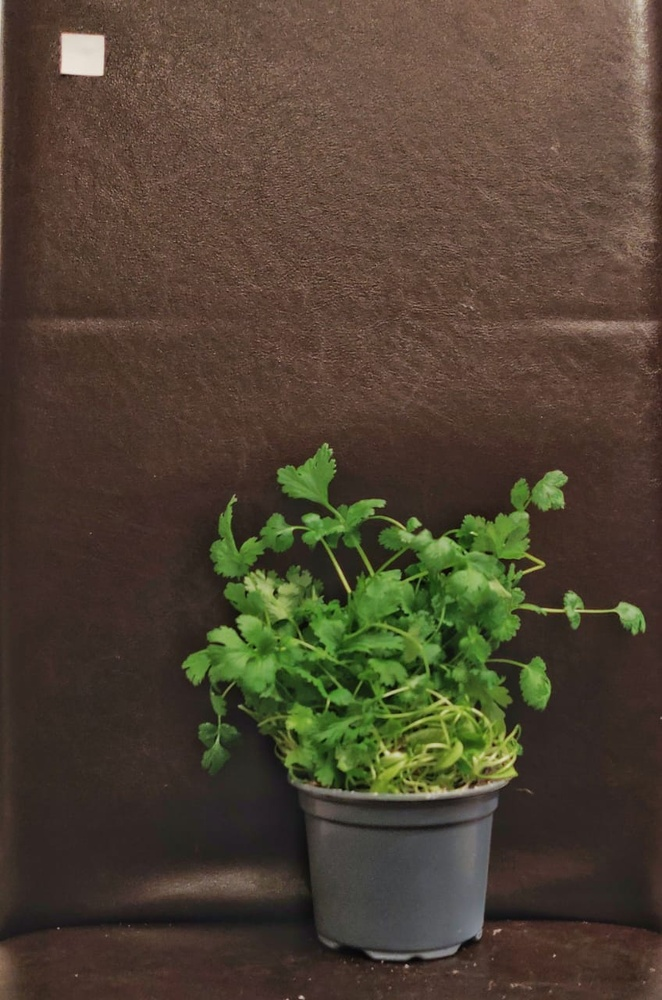
#> input picture plant-growth/images/shadow.jpeg, 662 x 1000 px, shrunk from 848 x 1280 before the run, found by its file name
$ jupyter execute --allow-errors Plant_size_measurement.ipynb
#> lines starting #> are read from the running program, lines starting #| are printed output that depends on the picture; after the words box and inside, x2 and y2 are one past the last pixel; in counts of white or black regions, pixels touching at a corner belong together
[cell 1]
from plantcv import plantcv as pcv
from scipy.spatial.distance import euclidean
from imutils import perspective
from imutils import contours
import numpy as np
import imutils
import cv2
from google.colab.patches import cv2_imshow

#> (a cell that did not finish here is left out)

#> (a cell that did not finish here is left out)

#> (a cell that did not finish here is left out)

#> (a cell that did not finish here is left out)

#> (a cell that did not finish here is left out)

#> (a cell that did not finish here is left out)

#> (a cell that did not finish here is left out)

#> (a cell that did not finish here is left out)

[cell 10]
# Function to show array of images (intermediate results)
# [5 lines left out: function show_images, not called in this run]

img_path = "shadow.jpeg"

# Read image and preprocess
image = cv2.imread(img_path)
#> image is the input picture: shape (1000, 662, 3); mean B, G, R 50.9, 66.8, 78.8

gray = cv2.cvtColor(image, cv2.COLOR_BGR2GRAY)
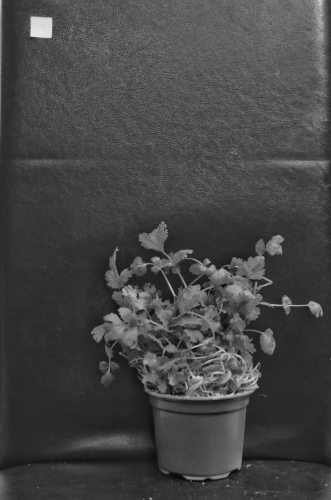
#> gray: shape (1000, 662) (shown at 1/2 size); min 3, max 231, mean 68.6
blur = cv2.GaussianBlur(gray, (9, 9), 0)

edged = cv2.Canny(blur, 50, 100)
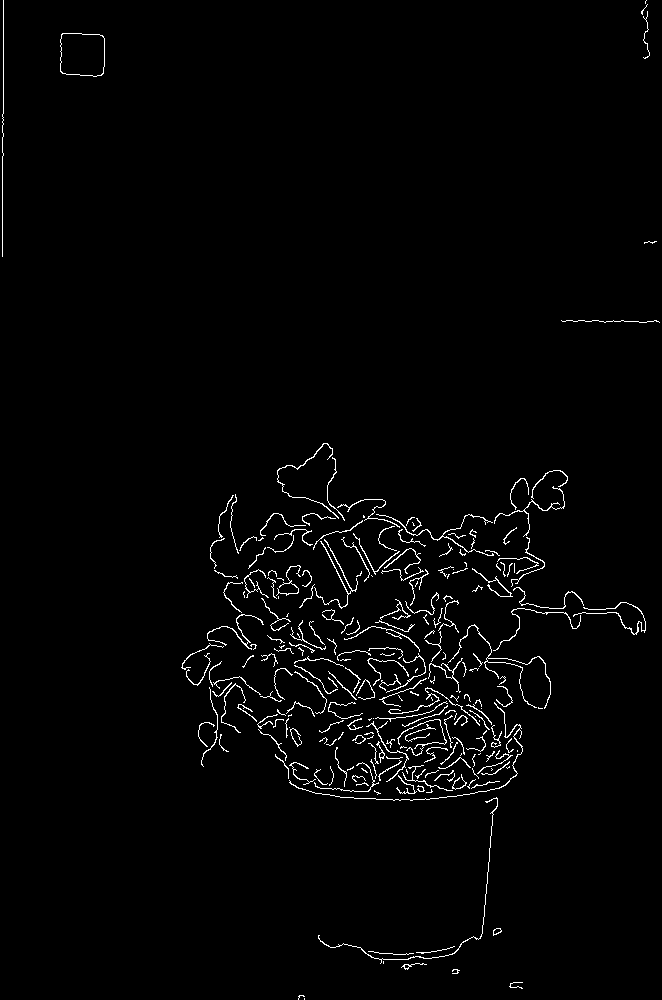
#> edged: shape (1000, 662); 1.8% white in thin lines or dots
edged = cv2.dilate(edged, None, iterations=1)
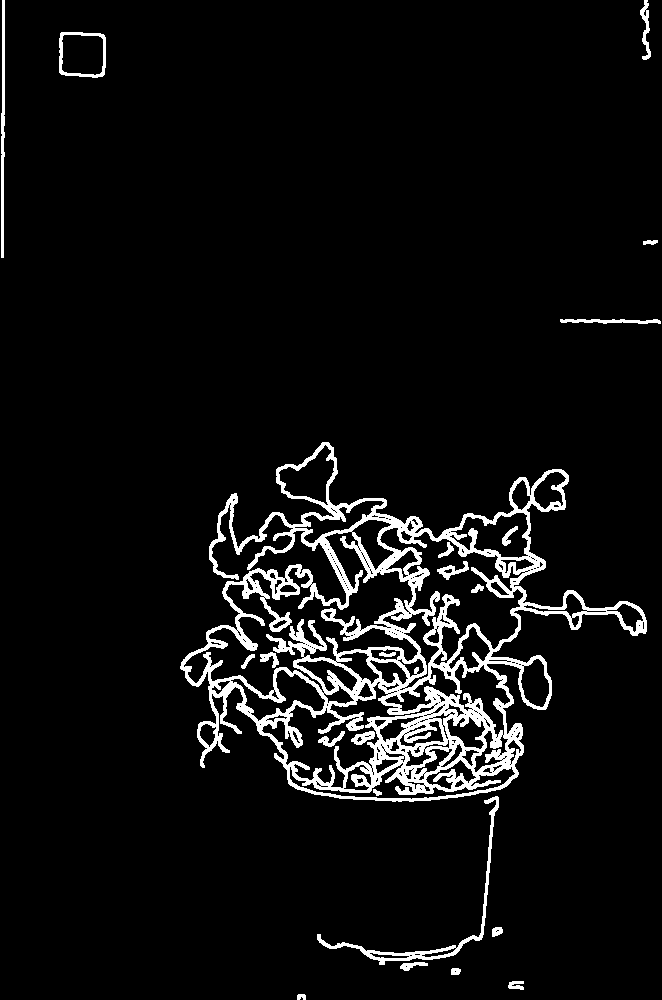
#> edged: shape (1000, 662); 6% white; 22 white regions, largest, box (x1, y1, x2, y2) and area: (180, 442, 647, 802) 34646, (317, 796, 499, 965) 1508, (1, 0, 5, 258) 794
edged = cv2.erode(edged, None, iterations=1)
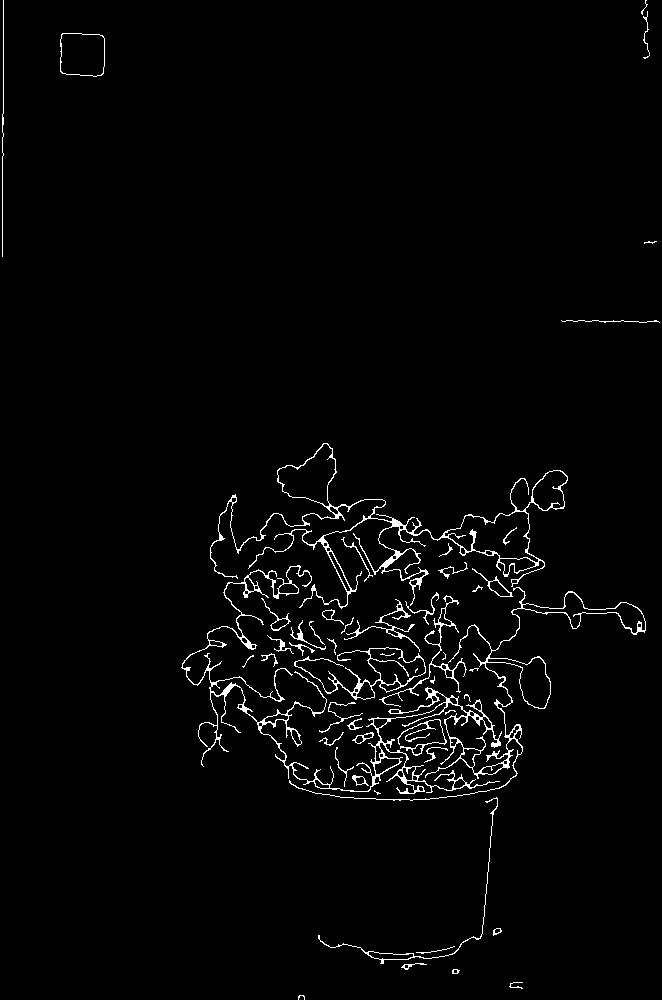
#> edged: shape (1000, 662); 2.2% white in thin lines or dots

#show_images([blur, edged])

# Find contours
cnts = cv2.findContours(edged.copy(), cv2.RETR_EXTERNAL, cv2.CHAIN_APPROX_SIMPLE)
#> cnts = 48 contours, 23 with area under 20; largest, box (x1, y1, x2, y2) and area: (210, 443, 568, 609) 7690, (181, 565, 646, 801) 6952, (294, 647, 426, 700) 1986, (60, 33, 105, 77) 1770, (379, 595, 467, 707) 359
cnts = imutils.grab_contours(cnts)

# Sort contours from left to right as leftmost contour is reference object
(cnts, _) = contours.sort_contours(cnts)

# Remove contours which are not large enough
cnts = [x for x in cnts if cv2.contourArea(x) > 100]
#> cnts = 11 contours; largest, box (x1, y1, x2, y2) and area: (210, 443, 568, 609) 7690, (181, 565, 646, 801) 6952, (294, 647, 426, 700) 1986, (60, 33, 105, 77) 1770, (379, 595, 467, 707) 359
#print(cnts[0])

#> (the rest of this cell did not finish here and is left out)

$ run again, with plant-growth/images/comb.jpeg copied over plant-growth/images/shadow.jpeg
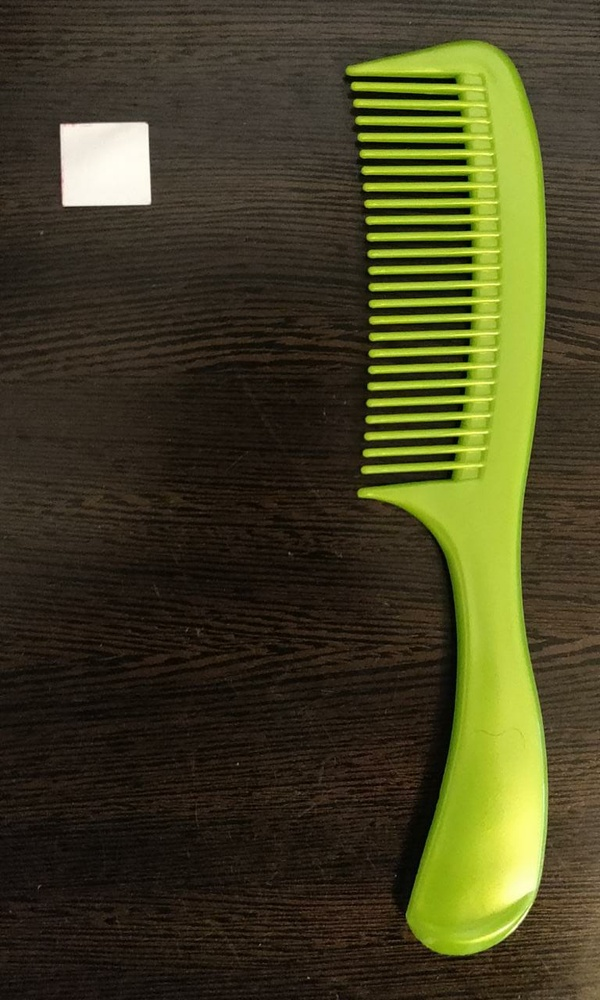
#> input picture plant-growth/images/comb.jpeg, 600 x 1000 px, shrunk from 768 x 1280 before the run, found by its file name
#> image is the input picture: shape (1000, 600, 3); mean B, G, R 33.8, 66, 68.5
#> `edged = cv2.Canny(blur, 50, 100)`:
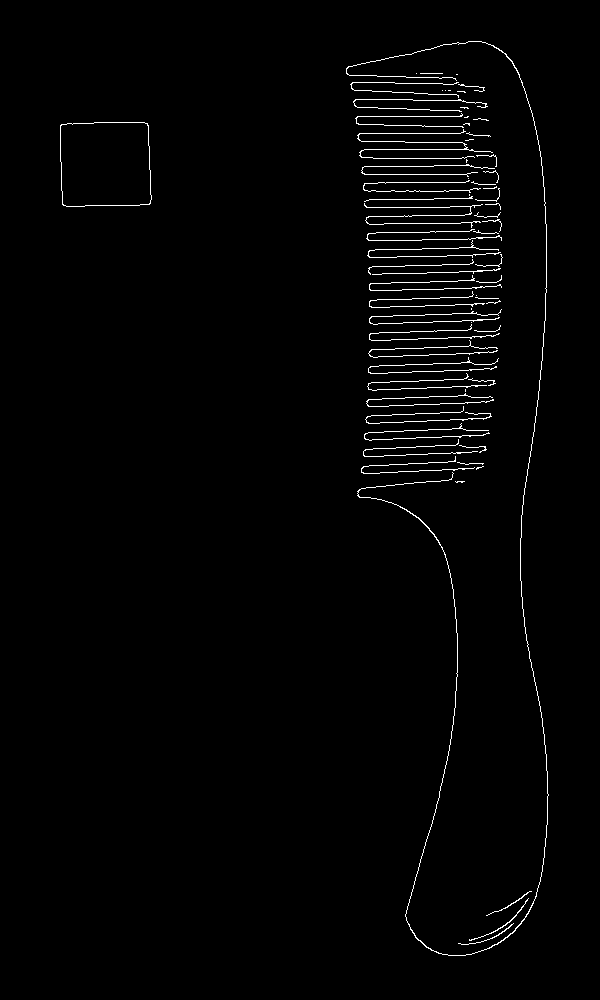
#> edged: shape (1000, 600); 1.6% white in thin lines or dots, all inside (x1, y1, x2, y2) = (60, 41, 549, 956)
#> `edged = cv2.dilate(edged, None, iterations=1)`:
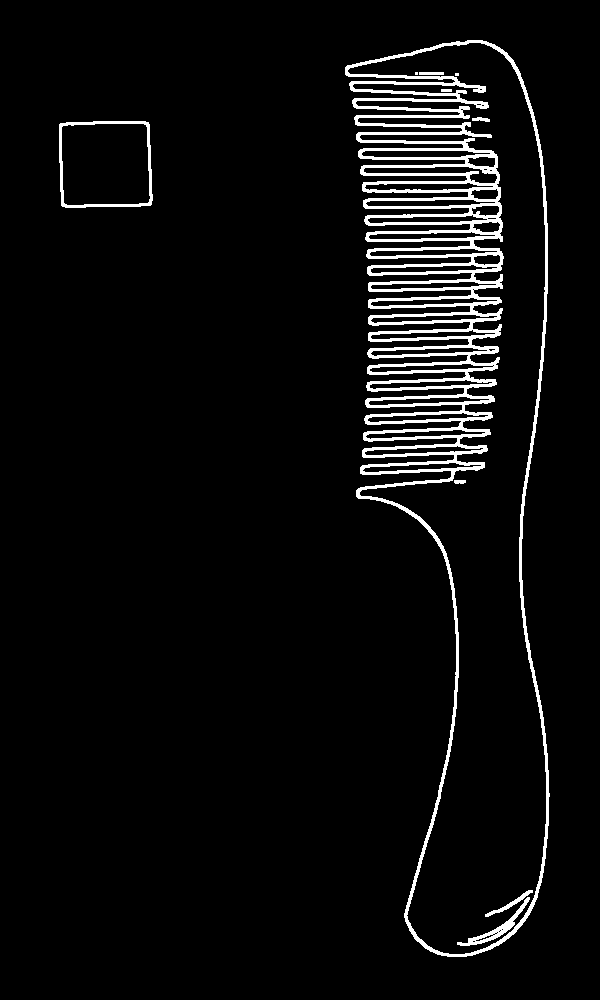
#> edged: shape (1000, 600); 4.9% white; 10 white regions (2 under 20 px), largest, box (x1, y1, x2, y2) and area: (345, 40, 550, 957) 27310, (59, 121, 153, 208) 1041, (457, 897, 530, 946) 536
#> `cnts = cv2.findContours(edged.copy(), cv2.RETR_EXTERNAL, cv2.CHAIN_APP..`: cnts = 17 contours, 11 with area under 20; largest, box (x1, y1, x2, y2) and area: (346, 41, 549, 956) 7906, (60, 122, 152, 207) 7308, (368, 291, 502, 358) 2712, (365, 357, 499, 424) 1768, (458, 898, 529, 945) 242, (369, 275, 502, 291) 26
#> `cnts = [x for x in cnts if cv2.contourArea(x) > 100]`: cnts = 5 contours; box (x1, y1, x2, y2) and area: (346, 41, 549, 956) 7906, (60, 122, 152, 207) 7308, (368, 291, 502, 358) 2712, (365, 357, 499, 424) 1768, (458, 898, 529, 945) 242

$ run again, with plant-growth/images/coriander.jpeg copied over plant-growth/images/shadow.jpeg
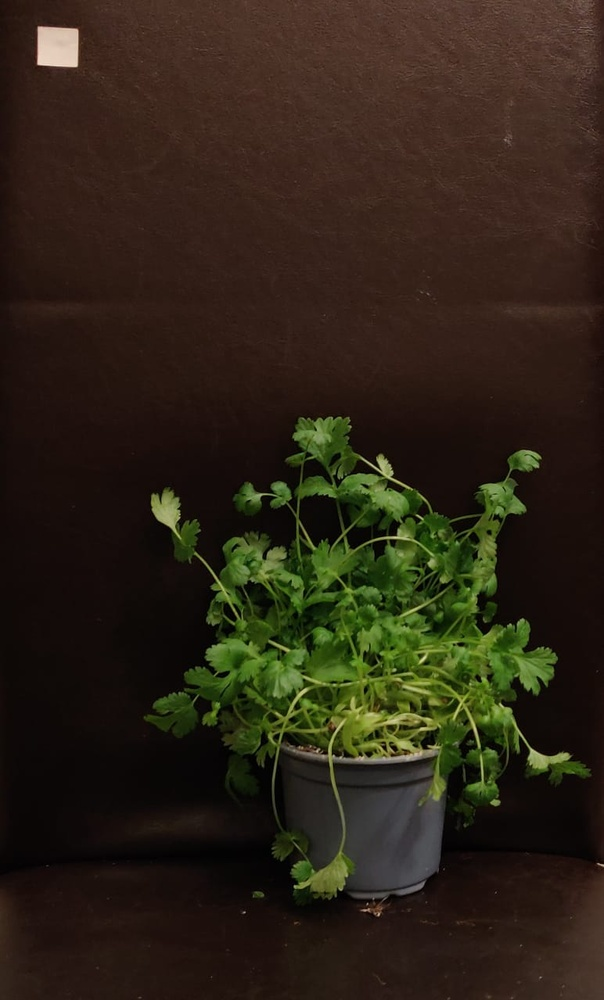
#> input picture plant-growth/images/coriander.jpeg, 604 x 1000 px, shrunk from 772 x 1279 before the run, found by its file name
#> image is the input picture: shape (1000, 604, 3); mean B, G, R 22.2, 35.4, 44.6
#> `edged = cv2.Canny(blur, 50, 100)`:
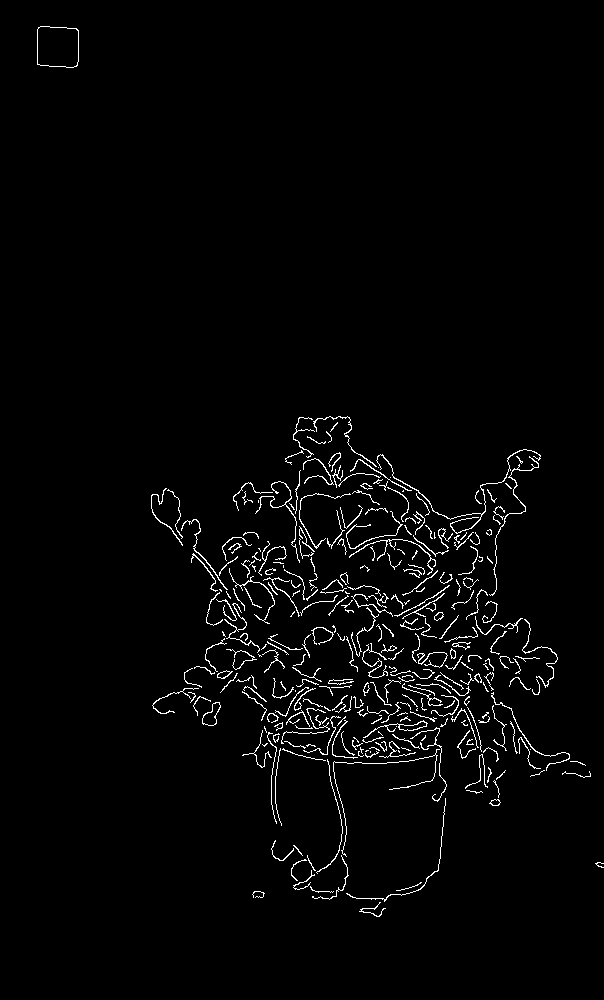
#> edged: shape (1000, 604); 2.2% white in thin lines or dots, all inside (x1, y1, x2, y2) = (37, 26, 604, 917)
#> `edged = cv2.erode(edged, None, iterations=1)`:
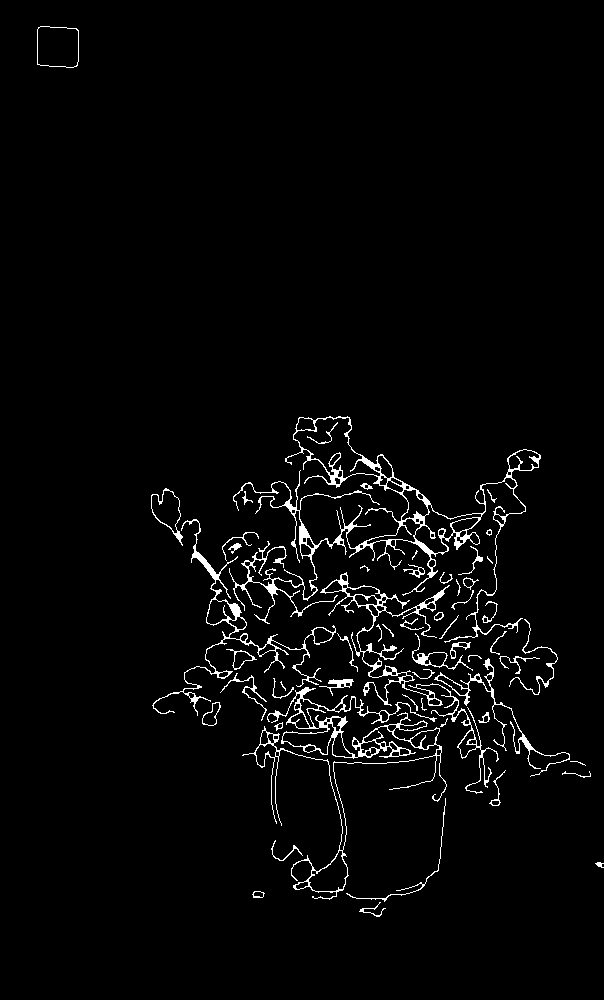
#> edged: shape (1000, 604); 2.8% white in thin lines or dots, all inside (x1, y1, x2, y2) = (37, 26, 604, 917)
#> `cnts = cv2.findContours(edged.copy(), cv2.RETR_EXTERNAL, cv2.CHAIN_APP..`: cnts = 55 contours, 23 with area under 20; largest, box (x1, y1, x2, y2) and area: (229, 416, 541, 643) 8972, (242, 687, 447, 900) 5150, (320, 572, 499, 794) 2299, (152, 519, 336, 716) 1842, (37, 26, 79, 68) 1583
#> `cnts = [x for x in cnts if cv2.contourArea(x) > 100]`: cnts = 12 contours; largest, box (x1, y1, x2, y2) and area: (229, 416, 541, 643) 8972, (242, 687, 447, 900) 5150, (320, 572, 499, 794) 2299, (152, 519, 336, 716) 1842, (37, 26, 79, 68) 1583
